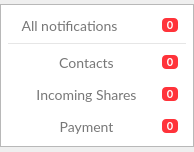
<?xml version="1.0" encoding="UTF-8"?>
<ui version="4.0">
 <class>FilterAlertWidget</class>
 <widget class="QWidget" name="FilterAlertWidget">
  <property name="geometry">
   <rect>
    <x>0</x>
    <y>0</y>
    <width>194</width>
    <height>152</height>
   </rect>
  </property>
  <property name="sizePolicy">
   <sizepolicy hsizetype="Expanding" vsizetype="Maximum">
    <horstretch>0</horstretch>
    <verstretch>0</verstretch>
   </sizepolicy>
  </property>
  <property name="minimumSize">
   <size>
    <width>194</width>
    <height>0</height>
   </size>
  </property>
  <property name="maximumSize">
   <size>
    <width>16777215</width>
    <height>16777215</height>
   </size>
  </property>
  <property name="styleSheet">
   <string notr="true">#wFilterAlertContainer
{
border: 1px solid #B8B8B8;
background-color: #FFFFFF;
}

#bAll, #bContacts, #bPayment, #bShares
{
border: none;
margin-left: 8px;
color: #777777;
font-family: Lato;
font-size: 14px;
}

#bAll::hover, #bContacts::hover, #bPayment::hover, #bShares::hover
{
color: #000000;
}


#bNumberNotifications, #bNumberNotificationsContacts, #bNumberNotificationsPayments, #bNumberNotificationsShares
{
border: none;
background-color: #FF333A;
color: #FFFFFF;
font-weight: bold;
font-family: Lato;
font-size: 11px;
border-radius: 4px;
margin-right: 8px;
}

#wSeparator
{
background-color: rgba(0,0,0,0.1);
}</string>
  </property>
  <layout class="QVBoxLayout" name="verticalLayout_2">
   <property name="spacing">
    <number>0</number>
   </property>
   <property name="leftMargin">
    <number>0</number>
   </property>
   <property name="topMargin">
    <number>0</number>
   </property>
   <property name="rightMargin">
    <number>0</number>
   </property>
   <property name="bottomMargin">
    <number>0</number>
   </property>
   <item>
    <widget class="QWidget" name="wFilterAlertContainer" native="true">
     <property name="sizePolicy">
      <sizepolicy hsizetype="Expanding" vsizetype="Maximum">
       <horstretch>0</horstretch>
       <verstretch>0</verstretch>
      </sizepolicy>
     </property>
     <layout class="QVBoxLayout" name="verticalLayout_3">
      <property name="spacing">
       <number>8</number>
      </property>
      <property name="leftMargin">
       <number>8</number>
      </property>
      <property name="topMargin">
       <number>11</number>
      </property>
      <property name="rightMargin">
       <number>8</number>
      </property>
      <property name="bottomMargin">
       <number>11</number>
      </property>
      <item>
       <widget class="QWidget" name="wAllNotifications" native="true">
        <property name="sizePolicy">
         <sizepolicy hsizetype="Expanding" vsizetype="Preferred">
          <horstretch>0</horstretch>
          <verstretch>0</verstretch>
         </sizepolicy>
        </property>
        <layout class="QHBoxLayout" name="horizontalLayout_4" stretch="1,0">
         <property name="spacing">
          <number>5</number>
         </property>
         <property name="leftMargin">
          <number>0</number>
         </property>
         <property name="topMargin">
          <number>0</number>
         </property>
         <property name="rightMargin">
          <number>0</number>
         </property>
         <property name="bottomMargin">
          <number>0</number>
         </property>
         <item alignment="Qt::AlignLeft">
          <widget class="QToolButton" name="bAll">
           <property name="sizePolicy">
            <sizepolicy hsizetype="Expanding" vsizetype="Fixed">
             <horstretch>0</horstretch>
             <verstretch>0</verstretch>
            </sizepolicy>
           </property>
           <property name="text">
            <string>All notifications</string>
           </property>
          </widget>
         </item>
         <item>
          <widget class="QToolButton" name="bNumberNotifications">
           <property name="sizePolicy">
            <sizepolicy hsizetype="Maximum" vsizetype="Fixed">
             <horstretch>0</horstretch>
             <verstretch>0</verstretch>
            </sizepolicy>
           </property>
           <property name="minimumSize">
            <size>
             <width>24</width>
             <height>14</height>
            </size>
           </property>
           <property name="maximumSize">
            <size>
             <width>24</width>
             <height>14</height>
            </size>
           </property>
           <property name="text">
            <string notr="true">0</string>
           </property>
          </widget>
         </item>
        </layout>
       </widget>
      </item>
      <item>
       <widget class="QWidget" name="wSeparator" native="true">
        <property name="minimumSize">
         <size>
          <width>0</width>
          <height>1</height>
         </size>
        </property>
        <property name="maximumSize">
         <size>
          <width>16777215</width>
          <height>1</height>
         </size>
        </property>
       </widget>
      </item>
      <item>
       <widget class="QWidget" name="wTypesNotifications" native="true">
        <property name="sizePolicy">
         <sizepolicy hsizetype="Expanding" vsizetype="Preferred">
          <horstretch>0</horstretch>
          <verstretch>0</verstretch>
         </sizepolicy>
        </property>
        <layout class="QVBoxLayout" name="verticalLayout">
         <property name="spacing">
          <number>12</number>
         </property>
         <property name="leftMargin">
          <number>0</number>
         </property>
         <property name="topMargin">
          <number>0</number>
         </property>
         <property name="rightMargin">
          <number>0</number>
         </property>
         <property name="bottomMargin">
          <number>0</number>
         </property>
         <item>
          <widget class="QWidget" name="wContactsNotifications" native="true">
           <property name="sizePolicy">
            <sizepolicy hsizetype="Expanding" vsizetype="Preferred">
             <horstretch>0</horstretch>
             <verstretch>0</verstretch>
            </sizepolicy>
           </property>
           <layout class="QHBoxLayout" name="horizontalLayout" stretch="1,0">
            <property name="spacing">
             <number>5</number>
            </property>
            <property name="leftMargin">
             <number>0</number>
            </property>
            <property name="topMargin">
             <number>0</number>
            </property>
            <property name="rightMargin">
             <number>0</number>
            </property>
            <property name="bottomMargin">
             <number>0</number>
            </property>
            <item>
             <widget class="QToolButton" name="bContacts">
              <property name="sizePolicy">
               <sizepolicy hsizetype="Expanding" vsizetype="Fixed">
                <horstretch>0</horstretch>
                <verstretch>0</verstretch>
               </sizepolicy>
              </property>
              <property name="text">
               <string>Contacts</string>
              </property>
              <property name="icon">
               <iconset>
                <normalon>:/images/contacts_padding.png</normalon>
               </iconset>
              </property>
              <property name="iconSize">
               <size>
                <width>14</width>
                <height>6</height>
               </size>
              </property>
              <property name="toolButtonStyle">
               <enum>Qt::ToolButtonTextBesideIcon</enum>
              </property>
             </widget>
            </item>
            <item>
             <widget class="QToolButton" name="bNumberNotificationsContacts">
              <property name="sizePolicy">
               <sizepolicy hsizetype="Fixed" vsizetype="Fixed">
                <horstretch>0</horstretch>
                <verstretch>0</verstretch>
               </sizepolicy>
              </property>
              <property name="minimumSize">
               <size>
                <width>24</width>
                <height>14</height>
               </size>
              </property>
              <property name="maximumSize">
               <size>
                <width>24</width>
                <height>14</height>
               </size>
              </property>
              <property name="text">
               <string notr="true">0</string>
              </property>
             </widget>
            </item>
           </layout>
          </widget>
         </item>
         <item>
          <widget class="QWidget" name="wSharesNotifications" native="true">
           <property name="sizePolicy">
            <sizepolicy hsizetype="Expanding" vsizetype="Preferred">
             <horstretch>0</horstretch>
             <verstretch>0</verstretch>
            </sizepolicy>
           </property>
           <layout class="QHBoxLayout" name="horizontalLayout_2" stretch="1,0">
            <property name="spacing">
             <number>5</number>
            </property>
            <property name="leftMargin">
             <number>0</number>
            </property>
            <property name="topMargin">
             <number>0</number>
            </property>
            <property name="rightMargin">
             <number>0</number>
            </property>
            <property name="bottomMargin">
             <number>0</number>
            </property>
            <item>
             <widget class="QToolButton" name="bShares">
              <property name="sizePolicy">
               <sizepolicy hsizetype="Expanding" vsizetype="Fixed">
                <horstretch>0</horstretch>
                <verstretch>0</verstretch>
               </sizepolicy>
              </property>
              <property name="text">
               <string>Incoming Shares</string>
              </property>
              <property name="icon">
               <iconset>
                <normalon>:/images/Incoming_padding.png</normalon>
               </iconset>
              </property>
              <property name="iconSize">
               <size>
                <width>14</width>
                <height>6</height>
               </size>
              </property>
              <property name="toolButtonStyle">
               <enum>Qt::ToolButtonTextBesideIcon</enum>
              </property>
             </widget>
            </item>
            <item>
             <widget class="QToolButton" name="bNumberNotificationsShares">
              <property name="sizePolicy">
               <sizepolicy hsizetype="Fixed" vsizetype="Fixed">
                <horstretch>0</horstretch>
                <verstretch>0</verstretch>
               </sizepolicy>
              </property>
              <property name="minimumSize">
               <size>
                <width>24</width>
                <height>14</height>
               </size>
              </property>
              <property name="maximumSize">
               <size>
                <width>24</width>
                <height>14</height>
               </size>
              </property>
              <property name="text">
               <string notr="true">0</string>
              </property>
             </widget>
            </item>
           </layout>
          </widget>
         </item>
         <item>
          <widget class="QWidget" name="wPaymentNotifications" native="true">
           <property name="sizePolicy">
            <sizepolicy hsizetype="Expanding" vsizetype="Preferred">
             <horstretch>0</horstretch>
             <verstretch>0</verstretch>
            </sizepolicy>
           </property>
           <layout class="QHBoxLayout" name="horizontalLayout_3" stretch="1,0">
            <property name="spacing">
             <number>5</number>
            </property>
            <property name="leftMargin">
             <number>0</number>
            </property>
            <property name="topMargin">
             <number>0</number>
            </property>
            <property name="rightMargin">
             <number>0</number>
            </property>
            <property name="bottomMargin">
             <number>0</number>
            </property>
            <item>
             <widget class="QToolButton" name="bPayment">
              <property name="sizePolicy">
               <sizepolicy hsizetype="Expanding" vsizetype="Fixed">
                <horstretch>0</horstretch>
                <verstretch>0</verstretch>
               </sizepolicy>
              </property>
              <property name="text">
               <string>Payment</string>
              </property>
              <property name="icon">
               <iconset>
                <normalon>:/images/payment_padding.png</normalon>
               </iconset>
              </property>
              <property name="iconSize">
               <size>
                <width>14</width>
                <height>6</height>
               </size>
              </property>
              <property name="toolButtonStyle">
               <enum>Qt::ToolButtonTextBesideIcon</enum>
              </property>
             </widget>
            </item>
            <item>
             <widget class="QToolButton" name="bNumberNotificationsPayments">
              <property name="sizePolicy">
               <sizepolicy hsizetype="Fixed" vsizetype="Fixed">
                <horstretch>0</horstretch>
                <verstretch>0</verstretch>
               </sizepolicy>
              </property>
              <property name="minimumSize">
               <size>
                <width>24</width>
                <height>14</height>
               </size>
              </property>
              <property name="maximumSize">
               <size>
                <width>24</width>
                <height>14</height>
               </size>
              </property>
              <property name="text">
               <string notr="true">0</string>
              </property>
             </widget>
            </item>
           </layout>
          </widget>
         </item>
        </layout>
       </widget>
      </item>
     </layout>
    </widget>
   </item>
  </layout>
 </widget>
 <resources/>
 <connections/>
</ui>
